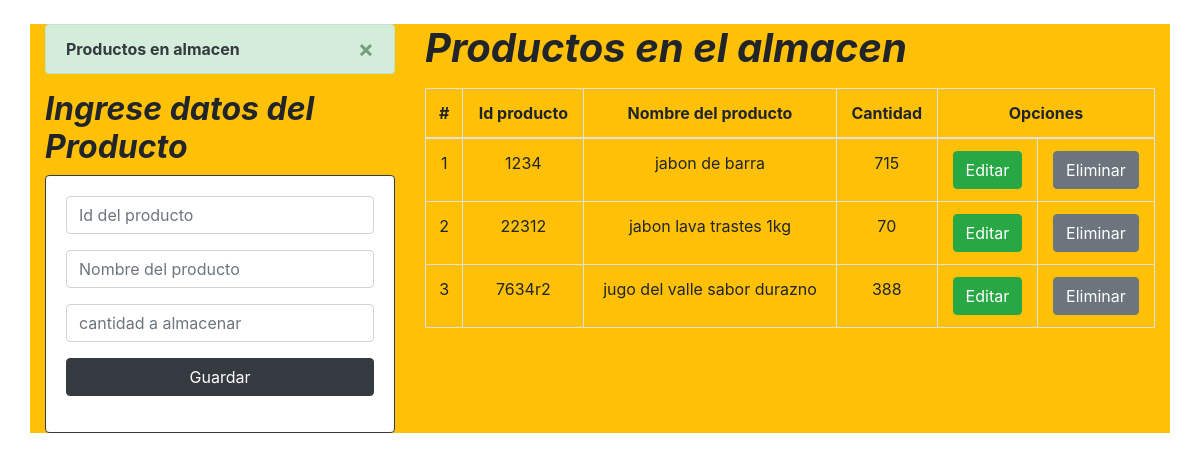
The page / on the database its author committed.
### Aplicaciones/Academico/models.py (models this page shows, shortened)
class Curso(models.Model):
    codigo = models.CharField(primary_key=True, max_length=6)
    nombre = models.CharField(max_length=50)
    creditos = models.PositiveSmallIntegerField()

### Aplicaciones/Academico/views.py (the view)
# urls.py: path('', views.home),
def home(request):
    cursosListados = Curso.objects.all()
    messages.success(request, 'Productos en almacen')
    return render(request, "gestionCursos.html", {"cursos": cursosListados})

### Aplicaciones/Academico/templates/gestionCursos.html (shortened to what this page needs)
{% extends "./base.html" %}
{% block body %}
<div class="row bg-warning">
    <div class="col-sm-12 col-md-6 col-lg-4 col-xl-4">
        {% if messages %}
        {% for message in messages %}
        <div class="alert alert-dismissible alert-success">
            <button type="button" class="close" data-dismiss="alert">&times;</button>
            <strong class="text-dark">{{ message }}</strong>
        </div>
        {% endfor %}
        {% endif %}
        <h2 class="font-weight-bold font-italic">Ingrese datos del Producto</h2>
        <div class="card border-dark rounded">
            <div class="card-body">
                <form action="/registrarCurso/" method="POST">{% csrf_token %}
                    <div class="form-group">
                        <input type="text" id="txtId" name="txtId" class="form-control" placeholder="Id del producto"
                            minlength="1" maxlength="50" required>
                    </div>
                    <div class="form-group">
                        <input type="text" id="txtName" name="txtName" class="form-control" placeholder="Nombre del producto"
                            maxlength="50" required>
                    </div>
                    <div class="form-group">
                        <input type="text" id="txtCantidad" name="txtCantidad" class="form-control" placeholder="cantidad a almacenar" min="1" max="50"
                             required>
                    </div>
                    <div class="form-group">
                        <button type="submit" class="btn btn-dark btn-block text-white">Guardar</button>
                    </div>
                </form>
            </div>
        </div>
    </div>
    <div class="col-sm-12 col-md-6 col-lg-8 col-xl-8">
        <h1 class="font-weight-bold font-italic">Productos en el almacen</h1>
        <div class="table-responsive py-2">
            <table class="table table-bordered">
                <thead>
                    <tr>
                        <th>#</th>
                        <th>Id producto</th>
                        <th>Nombre del producto</th>
                        <th>Cantidad</th>
                        <th colspan="2">Opciones</th>
                    </tr>
                </thead>
                <tbody>
                    {% for c in cursos %}
                    <tr>
                        <td>{{forloop.counter}}</td>
                        <td>{{c.codigo}}</td>
                        <td>{{c.nombre}}</td>
                        <td>{{c.creditos}}</td>
                        <td><a href="edicionCurso/{{c.codigo}}" class="btn btn-success">Editar</a></td>
                        <td><a href="eliminarCurso/{{c.codigo}}" class="btn btn-secondary">Eliminar</a></td>
                    </tr>
                    {% endfor %}
                </tbody>
            </table>
        </div>
    </div>
</div>
{% endblock %}

### Aplicaciones/Academico/templates/base.html (shortened to what this page needs)
<!DOCTYPE html>
<html lang="en">
<head>
    {% load static %}
    <link rel="stylesheet" href="https://cdn.jsdelivr.net/npm/bootstrap@4.5.3/dist/css/bootstrap.min.css"
>
    <link rel="stylesheet" href="{% static 'css/gestionCursos.css' %}">
</head>
<body>
    <div class="container py-4">
        {% block body %}
        {% endblock %}
    </div>
</body>
</html>

### Aplicaciones/Academico/static/css/gestionCursos.css (style rules this page uses)
th, td { text-align: center; vertical-align: middle; }

### rows shown on the page
Curso: codigo "1234", nombre "jabon de barra", creditos "715"
Curso: codigo "22312", nombre "jabon lava trastes 1kg", creditos "70"
Curso: codigo "7634r2", nombre "jugo del valle sabor durazno", creditos "388"

### other values the page prints
{{ message }} "Productos en almacen"
